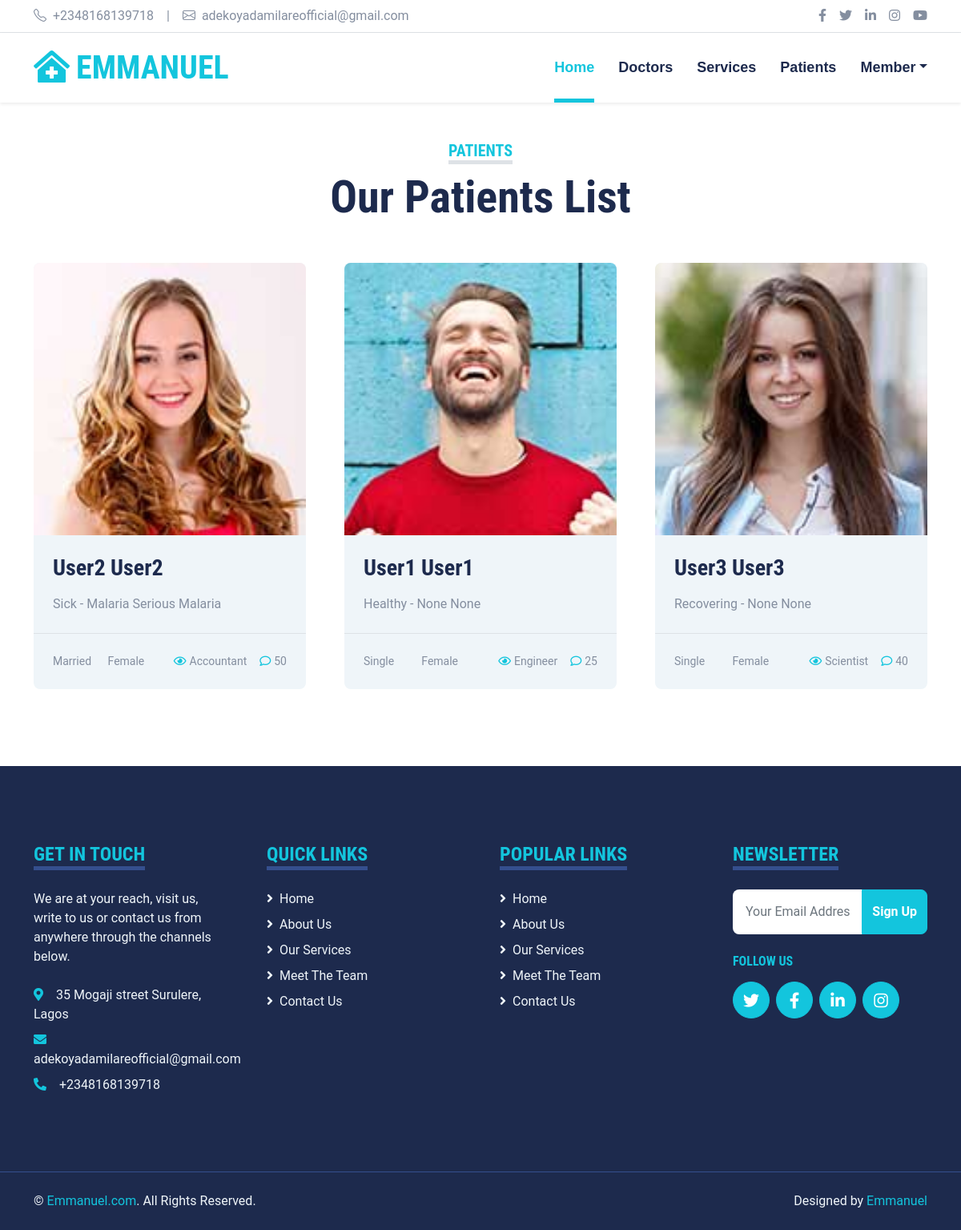
The app's page /hospital/patients with its own data.
### web/models.py (models this page shows, shortened)
class Patient(models.Model):
    user = models.OneToOneField(User, null=True, on_delete=models.CASCADE) # This line link registers a user
    job = models.CharField(max_length=20, blank=True)
    phone = models.BigIntegerField(null=True, blank=True)
    age = models.IntegerField(null=True, blank=True)
    gender = models.CharField(choices=GENDER_CHOICES, max_length=15, blank=True)
    status = models.CharField(choices=STATUS_CHOICES, max_length=15, blank=True)
    sickness_type = models.CharField(max_length=20, blank=True)
    sickness_description = models.TextField(blank=True)
    health_status = models.CharField(choices=HEALTH_CHOICES, max_length=15, blank=True)
    height = models.CharField(max_length=10, blank=True)
    image = models.ImageField(upload_to='patient_image', blank=True)
    testimonials = models.TextField(blank=True)
    address = models.CharField(max_length=100, blank=True)
    date_joined = models.DateTimeField(auto_now_add=True)
    date_updated = models.DateTimeField(auto_now=True)
    class Meta:
        ordering = ["-date_joined"]

### web/views.py (the view)
# urls.py: path('patients', PatientsPage, name='patients'),
def PatientsPage(request):
    patients = Patient.objects.all()# just to make the querry more effective.
    context = {
        'patients': patients
    }
    return render(request, "web/patients.html", context)

### web/templates/web/patients.html (shortened to what this page needs)
{% extends "web/index.html" %}
{% block content %}
<!DOCTYPE html>
<html lang="en">
<head>
</head>
<body>
        <div class="container-fluid py-5">
            <div class="container">
                <div class="text-center mx-auto mb-5" style="max-width: 500px;">
                    <h5 class="d-inline-block text-primary text-uppercase border-bottom border-5">Patients</h5>
                    <h1 class="display-4">Our Patients List</h1>
                </div>
                <div class="row g-5">
                    {% for i in patients %}
                    <div class="col-xl-4 col-lg-6">
                        <div class="bg-light rounded overflow-hidden">
                            <img class="img-fluid w-100" src="{{ i.image.url }}" alt="">
                            <div class="p-4">
                                <a class="h3 d-block mb-3" href="{% url 'detail' i.pk %}">{{ i.user.first_name }} {{ i.user.last_name }}</a>
                                <p class="m-0">{{ i.health_status }} - {{ i.sickness_type }}
                                    {{ i.sickness_description }}</p>
                            </div>
                            <div class="d-flex justify-content-between border-top p-4">
                                <div class="d-flex align-items-center">
                                    <small>{{ i.status }}</small>
                                </div>
                                <div class="d-flex align-items-center">
                                    <small>{{ i.gender }}</small>
                                </div>
                                <div class="d-flex align-items-center">
                                    <small class="ms-3"><i class="far fa-eye text-primary me-1"></i>{{ i.job }}</small>
                                    <small class="ms-3"><i class="far fa-comment text-primary me-1"></i>{{ i.age }}</small>
                                </div>
                            </div>
                        </div>
                    </div>
                    {% endfor %}
                </div>
            </div>
        </div>
</body>
</html>
{% endblock content %}

### web/static/web/css/style.css (style rules this page uses)
:root { --primary: #13C5DD; --secondary: #354F8E; --light: #EFF5F9; --dark: #1D2A4D; }

### records on screen
Patient: image (picture), user.first_name "User2", user.last_name "User2", health_status "Sick", sickness_type "Malaria", sickness_description "Serious Malaria", status "Married", gender "Female", job "Accountant", age "50"
Patient: image (picture), user.first_name "User1", user.last_name "User1", health_status "Healthy", sickness_type "None", sickness_description "None", status "Single", gender "Female", job "Engineer", age "25"
Patient: image (picture), user.first_name "User3", user.last_name "User3", health_status "Recovering", sickness_type "None", sickness_description "None", status "Single", gender "Female", job "Scientist", age "40"
